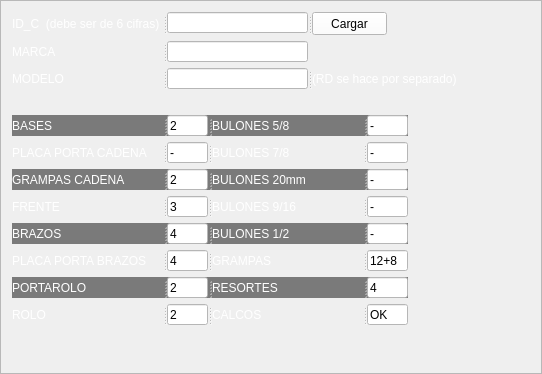
           <widget class="QFrame" name="frame_7">
            <property name="frameShape">
             <enum>QFrame::StyledPanel</enum>
            </property>
            <property name="frameShadow">
             <enum>QFrame::Raised</enum>
            </property>
            <layout class="QVBoxLayout" name="verticalLayout_7">
             <item>
              <widget class="QSplitter" name="splitter_50">
               <property name="orientation">
                <enum>Qt::Horizontal</enum>
               </property>
               <widget class="QLabel" name="label_32">
                <property name="minimumSize">
                 <size>
                  <width>151</width>
                  <height>21</height>
                 </size>
                </property>
                <property name="maximumSize">
                 <size>
                  <width>151</width>
                  <height>16777215</height>
                 </size>
                </property>
                <property name="sizeIncrement">
                 <size>
                  <width>54</width>
                  <height>0</height>
                 </size>
                </property>
                <property name="styleSheet">
                 <string notr="true">color: rgb(255, 255, 255);
font: 75 italic 8pt &quot;Arial&quot;;</string>
                </property>
                <property name="text">
                 <string>ID_C  (debe ser de 6 cifras)</string>
                </property>
               </widget>
               <widget class="QLineEdit" name="ID_C">
                <property name="minimumSize">
                 <size>
                  <width>141</width>
                  <height>21</height>
                 </size>
                </property>
                <property name="maximumSize">
                 <size>
                  <width>141</width>
                  <height>21</height>
                 </size>
                </property>
                <property name="styleSheet">
                 <string notr="true">background-color: rgb(255, 255, 255);</string>
                </property>
               </widget>
               <widget class="QPushButton" name="btncargar_c">
                <property name="minimumSize">
                 <size>
                  <width>75</width>
                  <height>23</height>
                 </size>
                </property>
                <property name="maximumSize">
                 <size>
                  <width>75</width>
                  <height>23</height>
                 </size>
                </property>
                <property name="styleSheet">
                 <string notr="true">background-color: rgb(255, 255, 255);</string>
                </property>
                <property name="text">
                 <string>Cargar</string>
                </property>
               </widget>
              </widget>
             </item>
             <item>
              <widget class="QSplitter" name="splitter_16">
               <property name="orientation">
                <enum>Qt::Horizontal</enum>
               </property>
               <widget class="QLabel" name="label_34">
                <property name="minimumSize">
                 <size>
                  <width>151</width>
                  <height>21</height>
                 </size>
                </property>
                <property name="maximumSize">
                 <size>
                  <width>151</width>
                  <height>16777215</height>
                 </size>
                </property>
                <property name="styleSheet">
                 <string notr="true">color: rgb(255, 255, 255);
font: 75 italic 8pt &quot;Arial&quot;;</string>
                </property>
                <property name="text">
                 <string>MARCA</string>
                </property>
               </widget>
               <widget class="QLineEdit" name="cosechadora_marca">
                <property name="minimumSize">
                 <size>
                  <width>141</width>
                  <height>21</height>
                 </size>
                </property>
                <property name="maximumSize">
                 <size>
                  <width>141</width>
                  <height>21</height>
                 </size>
                </property>
                <property name="styleSheet">
                 <string notr="true">background-color: rgb(255, 255, 255);</string>
                </property>
               </widget>
              </widget>
             </item>
             <item>
              <widget class="QSplitter" name="splitter_18">
               <property name="orientation">
                <enum>Qt::Horizontal</enum>
               </property>
               <widget class="QLabel" name="label_35">
                <property name="minimumSize">
                 <size>
                  <width>151</width>
                  <height>21</height>
                 </size>
                </property>
                <property name="maximumSize">
                 <size>
                  <width>151</width>
                  <height>16777215</height>
                 </size>
                </property>
                <property name="styleSheet">
                 <string notr="true">color: rgb(255, 255, 255);
font: 75 italic 8pt &quot;Arial&quot;;</string>
                </property>
                <property name="text">
                 <string>MODELO</string>
                </property>
               </widget>
               <widget class="QLineEdit" name="cosechadora_modelo">
                <property name="minimumSize">
                 <size>
                  <width>141</width>
                  <height>21</height>
                 </size>
                </property>
                <property name="maximumSize">
                 <size>
                  <width>141</width>
                  <height>21</height>
                 </size>
                </property>
                <property name="styleSheet">
                 <string notr="true">background-color: rgb(255, 255, 255);</string>
                </property>
                <property name="text">
                 <string/>
                </property>
               </widget>
               <widget class="QLabel" name="label_36">
                <property name="styleSheet">
                 <string notr="true">color: rgb(255, 255, 255);
font: 8pt &quot;Arial&quot;;</string>
                </property>
                <property name="text">
                 <string>(RD se hace por separado)</string>
                </property>
               </widget>
              </widget>
             </item>
             <item>
              <spacer name="verticalSpacer_11">
               <property name="orientation">
                <enum>Qt::Vertical</enum>
               </property>
               <property name="sizeType">
                <enum>QSizePolicy::Fixed</enum>
               </property>
               <property name="sizeHint" stdset="0">
                <size>
                 <width>20</width>
                 <height>20</height>
                </size>
               </property>
              </spacer>
             </item>
             <item>
              <widget class="QSplitter" name="splitter_26">
               <property name="styleSheet">
                <string notr="true">background-color: rgb(122, 122, 122);
</string>
               </property>
               <property name="orientation">
                <enum>Qt::Horizontal</enum>
               </property>
               <widget class="QLabel" name="label_37">
                <property name="minimumSize">
                 <size>
                  <width>151</width>
                  <height>21</height>
                 </size>
                </property>
                <property name="maximumSize">
                 <size>
                  <width>151</width>
                  <height>16777215</height>
                 </size>
                </property>
                <property name="styleSheet">
                 <string notr="true">color: rgb(255, 255, 255);
font: 75 italic 8pt &quot;Arial&quot;;</string>
                </property>
                <property name="text">
                 <string>BASES</string>
                </property>
               </widget>
               <widget class="QLineEdit" name="bases_cosechadora">
                <property name="minimumSize">
                 <size>
                  <width>41</width>
                  <height>21</height>
                 </size>
                </property>
                <property name="maximumSize">
                 <size>
                  <width>41</width>
                  <height>21</height>
                 </size>
                </property>
                <property name="styleSheet">
                 <string notr="true">background-color: rgb(255, 255, 255);</string>
                </property>
                <property name="text">
                 <string>2</string>
                </property>
               </widget>
               <widget class="QLabel" name="label_38">
                <property name="minimumSize">
                 <size>
                  <width>151</width>
                  <height>21</height>
                 </size>
                </property>
                <property name="maximumSize">
                 <size>
                  <width>151</width>
                  <height>16777215</height>
                 </size>
                </property>
                <property name="styleSheet">
                 <string notr="true">color: rgb(255, 255, 255);
font: 75 italic 8pt &quot;Arial&quot;;</string>
                </property>
                <property name="text">
                 <string>BULONES 5/8</string>
                </property>
               </widget>
               <widget class="QLineEdit" name="bulones58_cosechadora">
                <property name="minimumSize">
                 <size>
                  <width>41</width>
                  <height>21</height>
                 </size>
                </property>
                <property name="maximumSize">
                 <size>
                  <width>41</width>
                  <height>21</height>
                 </size>
                </property>
                <property name="styleSheet">
                 <string notr="true">background-color: rgb(255, 255, 255);</string>
                </property>
                <property name="text">
                 <string>-</string>
                </property>
               </widget>
              </widget>
             </item>
             <item>
              <widget class="QSplitter" name="splitter_25">
               <property name="orientation">
                <enum>Qt::Horizontal</enum>
               </property>
               <widget class="QLabel" name="label_39">
                <property name="minimumSize">
                 <size>
                  <width>151</width>
                  <height>21</height>
                 </size>
                </property>
                <property name="maximumSize">
                 <size>
                  <width>151</width>
                  <height>16777215</height>
                 </size>
                </property>
                <property name="styleSheet">
                 <string notr="true">color: rgb(255, 255, 255);
font: 75 italic 8pt &quot;Arial&quot;;</string>
                </property>
                <property name="text">
                 <string>PLACA PORTA CADENA</string>
                </property>
               </widget>
               <widget class="QLineEdit" name="placaportacade_cosechadora">
                <property name="minimumSize">
                 <size>
                  <width>41</width>
                  <height>21</height>
                 </size>
                </property>
                <property name="maximumSize">
                 <size>
                  <width>41</width>
                  <height>21</height>
                 </size>
                </property>
                <property name="styleSheet">
                 <string notr="true">background-color: rgb(255, 255, 255);</string>
                </property>
                <property name="text">
                 <string>-</string>
                </property>
               </widget>
               <widget class="QLabel" name="label_40">
                <property name="minimumSize">
                 <size>
                  <width>151</width>
                  <height>21</height>
                 </size>
                </property>
                <property name="maximumSize">
                 <size>
                  <width>151</width>
                  <height>16777215</height>
                 </size>
                </property>
                <property name="styleSheet">
                 <string notr="true">color: rgb(255, 255, 255);
font: 75 italic 8pt &quot;Arial&quot;;</string>
                </property>
                <property name="text">
                 <string>BULONES 7/8</string>
                </property>
               </widget>
               <widget class="QLineEdit" name="bulones78_cosechadora">
                <property name="minimumSize">
                 <size>
                  <width>41</width>
                  <height>21</height>
                 </size>
                </property>
                <property name="maximumSize">
                 <size>
                  <width>41</width>
                  <height>21</height>
                 </size>
                </property>
                <property name="styleSheet">
                 <string notr="true">background-color: rgb(255, 255, 255);</string>
                </property>
                <property name="text">
                 <string>-</string>
                </property>
               </widget>
              </widget>
             </item>
             <item>
              <widget class="QSplitter" name="splitter_24">
               <property name="styleSheet">
                <string notr="true">background-color: rgb(122, 122, 122);</string>
               </property>
               <property name="orientation">
                <enum>Qt::Horizontal</enum>
               </property>
               <widget class="QLabel" name="label_41">
                <property name="minimumSize">
                 <size>
                  <width>151</width>
                  <height>21</height>
                 </size>
                </property>
                <property name="maximumSize">
                 <size>
                  <width>151</width>
                  <height>16777215</height>
                 </size>
                </property>
                <property name="styleSheet">
                 <string notr="true">color: rgb(255, 255, 255);
font: 75 italic 8pt &quot;Arial&quot;;</string>
                </property>
                <property name="text">
                 <string>GRAMPAS CADENA</string>
                </property>
               </widget>
               <widget class="QLineEdit" name="grampascade_cosechadora">
                <property name="minimumSize">
                 <size>
                  <width>41</width>
                  <height>21</height>
                 </size>
                </property>
                <property name="maximumSize">
                 <size>
                  <width>41</width>
                  <height>21</height>
                 </size>
                </property>
                <property name="styleSheet">
                 <string notr="true">background-color: rgb(255, 255, 255);</string>
                </property>
                <property name="text">
                 <string>2</string>
                </property>
               </widget>
               <widget class="QLabel" name="label_42">
                <property name="minimumSize">
                 <size>
                  <width>151</width>
                  <height>21</height>
                 </size>
                </property>
                <property name="maximumSize">
                 <size>
                  <width>151</width>
                  <height>16777215</height>
                 </size>
                </property>
                <property name="styleSheet">
                 <string notr="true">color: rgb(255, 255, 255);
font: 75 italic 8pt &quot;Arial&quot;;</string>
                </property>
                <property name="text">
                 <string>BULONES 20mm</string>
                </property>
               </widget>
               <widget class="QLineEdit" name="bulones20mm_cosechadora">
                <property name="minimumSize">
                 <size>
                  <width>41</width>
                  <height>21</height>
                 </size>
                </property>
                <property name="maximumSize">
                 <size>
                  <width>41</width>
                  <height>21</height>
                 </size>
                </property>
                <property name="styleSheet">
                 <string notr="true">background-color: rgb(255, 255, 255);</string>
                </property>
                <property name="text">
                 <string>-</string>
                </property>
               </widget>
              </widget>
             </item>
             <item>
              <widget class="QSplitter" name="splitter_23">
               <property name="orientation">
                <enum>Qt::Horizontal</enum>
               </property>
               <widget class="QLabel" name="label_43">
                <property name="minimumSize">
                 <size>
                  <width>151</width>
                  <height>21</height>
                 </size>
                </property>
                <property name="maximumSize">
                 <size>
                  <width>151</width>
                  <height>16777215</height>
                 </size>
                </property>
                <property name="styleSheet">
                 <string notr="true">color: rgb(255, 255, 255);
font: 75 italic 8pt &quot;Arial&quot;;</string>
                </property>
                <property name="text">
                 <string>FRENTE</string>
                </property>
               </widget>
               <widget class="QLineEdit" name="frente_cosechadora">
                <property name="minimumSize">
                 <size>
                  <width>41</width>
                  <height>21</height>
                 </size>
                </property>
                <property name="maximumSize">
                 <size>
                  <width>41</width>
                  <height>21</height>
                 </size>
                </property>
                <property name="styleSheet">
                 <string notr="true">background-color: rgb(255, 255, 255);</string>
                </property>
                <property name="text">
                 <string>3</string>
                </property>
               </widget>
               <widget class="QLabel" name="label_44">
                <property name="minimumSize">
                 <size>
                  <width>151</width>
                  <height>21</height>
                 </size>
                </property>
                <property name="maximumSize">
                 <size>
                  <width>151</width>
                  <height>16777215</height>
                 </size>
                </property>
                <property name="styleSheet">
                 <string notr="true">color: rgb(255, 255, 255);
font: 75 italic 8pt &quot;Arial&quot;;</string>
                </property>
                <property name="text">
                 <string>BULONES 9/16</string>
                </property>
               </widget>
               <widget class="QLineEdit" name="bulones916_cosechadora">
                <property name="minimumSize">
                 <size>
                  <width>41</width>
                  <height>21</height>
                 </size>
                </property>
                <property name="maximumSize">
                 <size>
                  <width>41</width>
                  <height>21</height>
                 </size>
                </property>
                <property name="styleSheet">
                 <string notr="true">background-color: rgb(255, 255, 255);</string>
                </property>
                <property name="text">
                 <string>-</string>
                </property>
               </widget>
              </widget>
             </item>
             <item>
              <widget class="QSplitter" name="splitter_22">
               <property name="styleSheet">
                <string notr="true">background-color: rgb(122, 122, 122);
</string>
               </property>
               <property name="orientation">
                <enum>Qt::Horizontal</enum>
               </property>
               <widget class="QLabel" name="label_45">
                <property name="minimumSize">
                 <size>
                  <width>151</width>
                  <height>21</height>
                 </size>
                </property>
                <property name="maximumSize">
                 <size>
                  <width>151</width>
                  <height>16777215</height>
                 </size>
                </property>
                <property name="styleSheet">
                 <string notr="true">color: rgb(255, 255, 255);
font: 75 italic 8pt &quot;Arial&quot;;</string>
                </property>
                <property name="text">
                 <string>BRAZOS</string>
                </property>
               </widget>
               <widget class="QLineEdit" name="brazos_cosechadora">
                <property name="minimumSize">
                 <size>
                  <width>41</width>
                  <height>21</height>
                 </size>
                </property>
                <property name="maximumSize">
                 <size>
                  <width>41</width>
                  <height>21</height>
                 </size>
                </property>
                <property name="styleSheet">
                 <string notr="true">background-color: rgb(255, 255, 255);</string>
                </property>
                <property name="text">
                 <string>4</string>
                </property>
               </widget>
               <widget class="QLabel" name="label_46">
                <property name="minimumSize">
                 <size>
                  <width>151</width>
                  <height>21</height>
                 </size>
                </property>
                <property name="maximumSize">
                 <size>
                  <width>151</width>
                  <height>16777215</height>
                 </size>
                </property>
                <property name="styleSheet">
                 <string notr="true">color: rgb(255, 255, 255);
font: 75 italic 8pt &quot;Arial&quot;;</string>
                </property>
                <property name="text">
                 <string>BULONES 1/2</string>
                </property>
               </widget>
               <widget class="QLineEdit" name="bulones12_cosechadora">
                <property name="minimumSize">
                 <size>
                  <width>41</width>
                  <height>21</height>
                 </size>
                </property>
                <property name="maximumSize">
                 <size>
                  <width>41</width>
                  <height>21</height>
                 </size>
                </property>
                <property name="styleSheet">
                 <string notr="true">background-color: rgb(255, 255, 255);</string>
                </property>
                <property name="text">
                 <string>-</string>
                </property>
               </widget>
              </widget>
             </item>
             <item>
              <widget class="QSplitter" name="splitter_21">
               <property name="orientation">
                <enum>Qt::Horizontal</enum>
               </property>
               <widget class="QLabel" name="label_47">
                <property name="minimumSize">
                 <size>
                  <width>151</width>
                  <height>21</height>
                 </size>
                </property>
                <property name="maximumSize">
                 <size>
                  <width>151</width>
                  <height>16777215</height>
                 </size>
                </property>
                <property name="styleSheet">
                 <string notr="true">color: rgb(255, 255, 255);
font: 75 italic 8pt &quot;Arial&quot;;</string>
                </property>
                <property name="text">
                 <string>PLACA PORTA BRAZOS</string>
                </property>
               </widget>
               <widget class="QLineEdit" name="placaportabr_cosechadora">
                <property name="minimumSize">
                 <size>
                  <width>41</width>
                  <height>21</height>
                 </size>
                </property>
                <property name="maximumSize">
                 <size>
                  <width>41</width>
                  <height>21</height>
                 </size>
                </property>
                <property name="styleSheet">
                 <string notr="true">background-color: rgb(255, 255, 255);</string>
                </property>
                <property name="text">
                 <string>4</string>
                </property>
               </widget>
               <widget class="QLabel" name="label_48">
                <property name="minimumSize">
                 <size>
                  <width>151</width>
                  <height>21</height>
                 </size>
                </property>
                <property name="maximumSize">
                 <size>
                  <width>151</width>
                  <height>16777215</height>
                 </size>
                </property>
                <property name="styleSheet">
                 <string notr="true">color: rgb(255, 255, 255);
font: 75 italic 8pt &quot;Arial&quot;;</string>
                </property>
                <property name="text">
                 <string>GRAMPAS</string>
                </property>
               </widget>
               <widget class="QLineEdit" name="grampas_cosechadora">
                <property name="minimumSize">
                 <size>
                  <width>41</width>
                  <height>21</height>
                 </size>
                </property>
                <property name="maximumSize">
                 <size>
                  <width>41</width>
                  <height>21</height>
                 </size>
                </property>
                <property name="styleSheet">
                 <string notr="true">background-color: rgb(255, 255, 255);</string>
                </property>
                <property name="text">
                 <string>12+8</string>
                </property>
               </widget>
              </widget>
             </item>
             <item>
              <widget class="QSplitter" name="splitter_20">
               <property name="styleSheet">
                <string notr="true">background-color: rgb(122, 122, 122);
</string>
               </property>
               <property name="orientation">
                <enum>Qt::Horizontal</enum>
               </property>
               <widget class="QLabel" name="label_49">
                <property name="minimumSize">
                 <size>
                  <width>151</width>
                  <height>21</height>
                 </size>
                </property>
                <property name="maximumSize">
                 <size>
                  <width>151</width>
                  <height>16777215</height>
                 </size>
                </property>
                <property name="styleSheet">
                 <string notr="true">color: rgb(255, 255, 255);
font: 75 italic 8pt &quot;Arial&quot;;</string>
                </property>
                <property name="text">
                 <string>PORTAROLO</string>
                </property>
               </widget>
               <widget class="QLineEdit" name="portarolo_cosechadora">
                <property name="minimumSize">
                 <size>
                  <width>41</width>
                  <height>21</height>
                 </size>
                </property>
                <property name="maximumSize">
                 <size>
                  <width>41</width>
                  <height>21</height>
                 </size>
                </property>
                <property name="styleSheet">
                 <string notr="true">background-color: rgb(255, 255, 255);</string>
                </property>
                <property name="text">
                 <string>2</string>
                </property>
               </widget>
               <widget class="QLabel" name="label_50">
                <property name="minimumSize">
                 <size>
                  <width>151</width>
                  <height>21</height>
                 </size>
                </property>
                <property name="maximumSize">
                 <size>
                  <width>151</width>
                  <height>16777215</height>
                 </size>
                </property>
                <property name="styleSheet">
                 <string notr="true">color: rgb(255, 255, 255);
font: 75 italic 8pt &quot;Arial&quot;;</string>
                </property>
                <property name="text">
                 <string>RESORTES</string>
                </property>
               </widget>
               <widget class="QLineEdit" name="resortes_cosechadora">
                <property name="minimumSize">
                 <size>
                  <width>41</width>
                  <height>21</height>
                 </size>
                </property>
                <property name="maximumSize">
                 <size>
                  <width>41</width>
                  <height>21</height>
                 </size>
                </property>
                <property name="styleSheet">
                 <string notr="true">background-color: rgb(255, 255, 255);</string>
                </property>
                <property name="text">
                 <string>4</string>
                </property>
               </widget>
              </widget>
             </item>
             <item>
              <widget class="QSplitter" name="splitter_19">
               <property name="orientation">
                <enum>Qt::Horizontal</enum>
               </property>
               <widget class="QLabel" name="label_51">
                <property name="minimumSize">
                 <size>
                  <width>151</width>
                  <height>21</height>
                 </size>
                </property>
                <property name="maximumSize">
                 <size>
                  <width>151</width>
                  <height>16777215</height>
                 </size>
                </property>
                <property name="styleSheet">
                 <string notr="true">color: rgb(255, 255, 255);
font: 75 italic 8pt &quot;Arial&quot;;</string>
                </property>
                <property name="text">
                 <string>ROLO</string>
                </property>
               </widget>
               <widget class="QLineEdit" name="rolo_cosechadora">
                <property name="minimumSize">
                 <size>
                  <width>41</width>
                  <height>21</height>
                 </size>
                </property>
                <property name="maximumSize">
                 <size>
                  <width>41</width>
                  <height>21</height>
                 </size>
                </property>
                <property name="styleSheet">
                 <string notr="true">background-color: rgb(255, 255, 255);</string>
                </property>
                <property name="text">
                 <string>2</string>
                </property>
               </widget>
               <widget class="QLabel" name="label_53">
                <property name="minimumSize">
                 <size>
                  <width>151</width>
                  <height>21</height>
                 </size>
                </property>
                <property name="maximumSize">
                 <size>
                  <width>151</width>
                  <height>16777215</height>
                 </size>
                </property>
                <property name="styleSheet">
                 <string notr="true">color: rgb(255, 255, 255);
font: 75 italic 8pt &quot;Arial&quot;;</string>
                </property>
                <property name="text">
                 <string>CALCOS</string>
                </property>
               </widget>
               <widget class="QLineEdit" name="calcos_cosechadora">
                <property name="minimumSize">
                 <size>
                  <width>41</width>
                  <height>21</height>
                 </size>
                </property>
                <property name="maximumSize">
                 <size>
                  <width>41</width>
                  <height>21</height>
                 </size>
                </property>
                <property name="styleSheet">
                 <string notr="true">background-color: rgb(255, 255, 255);</string>
                </property>
                <property name="text">
                 <string>OK</string>
                </property>
               </widget>
              </widget>
             </item>
             <item>
              <widget class="QLabel" name="label_60">
               <property name="minimumSize">
                <size>
                 <width>201</width>
                 <height>21</height>
                </size>
               </property>
               <property name="maximumSize">
                <size>
                 <width>171</width>
                 <height>16777215</height>
                </size>
               </property>
               <property name="styleSheet">
                <string notr="true">color: rgb(255, 255, 255);
font: 75 italic 8pt &quot;Arial&quot;;</string>
               </property>
               <property name="text">
                <string/>
               </property>
              </widget>
             </item>
            </layout>
           </widget>
